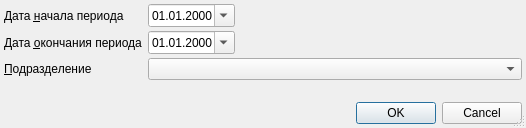
<?xml version="1.0" encoding="UTF-8"?>
<ui version="4.0">
 <class>ReportF1RBSetupDialog</class>
 <widget class="QDialog" name="ReportF1RBSetupDialog">
  <property name="windowModality">
   <enum>Qt::ApplicationModal</enum>
  </property>
  <property name="geometry">
   <rect>
    <x>0</x>
    <y>0</y>
    <width>526</width>
    <height>128</height>
   </rect>
  </property>
  <property name="windowTitle">
   <string>параметры отчёта</string>
  </property>
  <property name="sizeGripEnabled">
   <bool>true</bool>
  </property>
  <layout class="QGridLayout" name="gridLayout">
   <property name="margin">
    <number>4</number>
   </property>
   <property name="spacing">
    <number>4</number>
   </property>
   <item row="2" column="1" colspan="3">
    <widget class="COrgStructureComboBox" name="cmbOrgStructure"/>
   </item>
   <item row="0" column="0">
    <widget class="QLabel" name="lblBegDate">
     <property name="text">
      <string>Дата &amp;начала периода</string>
     </property>
     <property name="buddy">
      <cstring>edtBegDate</cstring>
     </property>
    </widget>
   </item>
   <item row="2" column="0">
    <widget class="QLabel" name="lblOrgStructure">
     <property name="text">
      <string>&amp;Подразделение</string>
     </property>
     <property name="buddy">
      <cstring>cmbOrgStructure</cstring>
     </property>
    </widget>
   </item>
   <item row="5" column="0" colspan="4">
    <widget class="QDialogButtonBox" name="buttonBox">
     <property name="orientation">
      <enum>Qt::Horizontal</enum>
     </property>
     <property name="standardButtons">
      <set>QDialogButtonBox::Cancel|QDialogButtonBox::Ok</set>
     </property>
    </widget>
   </item>
   <item row="3" column="0">
    <spacer>
     <property name="orientation">
      <enum>Qt::Vertical</enum>
     </property>
     <property name="sizeHint" stdset="0">
      <size>
       <width>129</width>
       <height>20</height>
      </size>
     </property>
    </spacer>
   </item>
   <item row="0" column="1">
    <widget class="CDateEdit" name="edtBegDate">
     <property name="sizePolicy">
      <sizepolicy hsizetype="Maximum" vsizetype="Fixed">
       <horstretch>0</horstretch>
       <verstretch>0</verstretch>
      </sizepolicy>
     </property>
     <property name="displayFormat">
      <string>dd.MM.yyyy</string>
     </property>
     <property name="calendarPopup">
      <bool>true</bool>
     </property>
    </widget>
   </item>
   <item row="1" column="0">
    <widget class="QLabel" name="lblEndDate">
     <property name="text">
      <string>Дата &amp;окончания периода</string>
     </property>
     <property name="buddy">
      <cstring>edtEndDate</cstring>
     </property>
    </widget>
   </item>
   <item row="0" column="2" colspan="2">
    <spacer>
     <property name="orientation">
      <enum>Qt::Horizontal</enum>
     </property>
     <property name="sizeHint" stdset="0">
      <size>
       <width>91</width>
       <height>20</height>
      </size>
     </property>
    </spacer>
   </item>
   <item row="1" column="2" colspan="2">
    <spacer>
     <property name="orientation">
      <enum>Qt::Horizontal</enum>
     </property>
     <property name="sizeHint" stdset="0">
      <size>
       <width>91</width>
       <height>20</height>
      </size>
     </property>
    </spacer>
   </item>
   <item row="1" column="1">
    <widget class="CDateEdit" name="edtEndDate">
     <property name="sizePolicy">
      <sizepolicy hsizetype="Maximum" vsizetype="Fixed">
       <horstretch>0</horstretch>
       <verstretch>0</verstretch>
      </sizepolicy>
     </property>
     <property name="displayFormat">
      <string>dd.MM.yyyy</string>
     </property>
     <property name="calendarPopup">
      <bool>true</bool>
     </property>
    </widget>
   </item>
  </layout>
 </widget>
 <customwidgets>
  <customwidget>
   <class>CDateEdit</class>
   <extends>QDateEdit</extends>
   <header>library/DateEdit</header>
  </customwidget>
  <customwidget>
   <class>COrgStructureComboBox</class>
   <extends>QComboBox</extends>
   <header>Orgs/OrgStructComboBoxes.h</header>
  </customwidget>
 </customwidgets>
 <tabstops>
  <tabstop>edtBegDate</tabstop>
  <tabstop>edtEndDate</tabstop>
  <tabstop>cmbOrgStructure</tabstop>
  <tabstop>buttonBox</tabstop>
 </tabstops>
 <resources/>
 <connections>
  <connection>
   <sender>buttonBox</sender>
   <signal>accepted()</signal>
   <receiver>ReportF1RBSetupDialog</receiver>
   <slot>accept()</slot>
   <hints>
    <hint type="sourcelabel">
     <x>116</x>
     <y>297</y>
    </hint>
    <hint type="destinationlabel">
     <x>102</x>
     <y>90</y>
    </hint>
   </hints>
  </connection>
  <connection>
   <sender>buttonBox</sender>
   <signal>rejected()</signal>
   <receiver>ReportF1RBSetupDialog</receiver>
   <slot>reject()</slot>
   <hints>
    <hint type="sourcelabel">
     <x>229</x>
     <y>297</y>
    </hint>
    <hint type="destinationlabel">
     <x>236</x>
     <y>76</y>
    </hint>
   </hints>
  </connection>
 </connections>
</ui>
